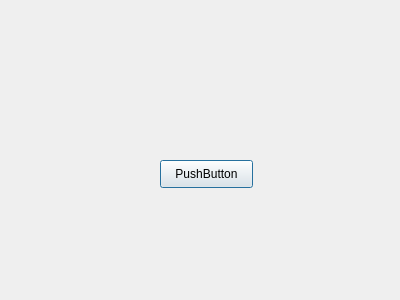
<?xml version="1.0" encoding="UTF-8"?>
<ui version="4.0">
 <class>Connect</class>
 <widget class="QDialog" name="Connect">
  <property name="geometry">
   <rect>
    <x>0</x>
    <y>0</y>
    <width>400</width>
    <height>300</height>
   </rect>
  </property>
  <property name="windowTitle">
   <string>Dialog</string>
  </property>
  <widget class="QPushButton" name="pushButton">
   <property name="geometry">
    <rect>
     <x>160</x>
     <y>160</y>
     <width>93</width>
     <height>28</height>
    </rect>
   </property>
   <property name="text">
    <string>PushButton</string>
   </property>
  </widget>
 </widget>
 <resources/>
 <connections/>
</ui>
